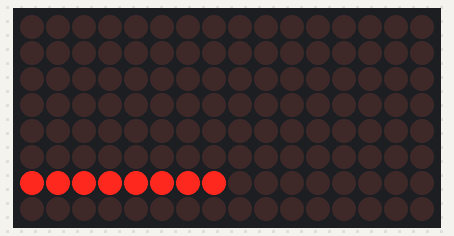
Recording of a sketch running on a simulated Arduino Uno, built with avr-gcc and run on an emulated ATmega328P. Shown: 16×8 LED matrix.

Above: at 4.03 s.
At 13.68 s:
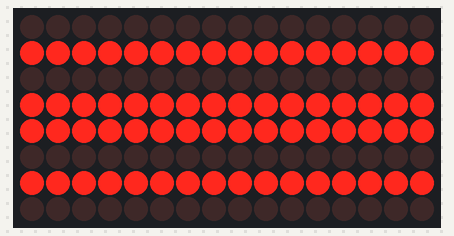
At 20.14 s:
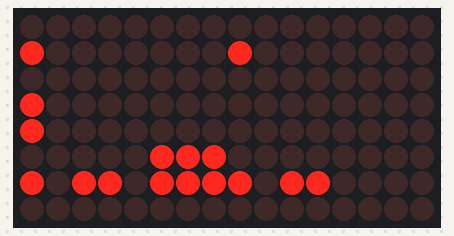
At 26.56 s:
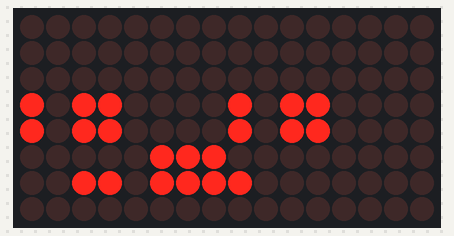
At 32.98 s:
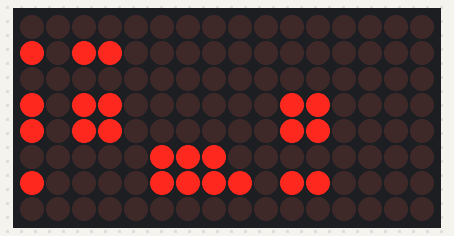
At 39.71 s:
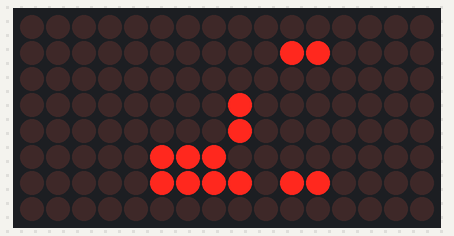

The sketch:

8x8_Test.ino
```cpp
//8x8 Testing Code

//Libraries for the 8x8 Displays
#include <LedControl.h>

//Pins for 8x8 Based off pin mapping
#define CLK_PIN 13
#define DATA_PIN 11
#define MAX_DEVICES 2
#define CS_PIN 9

LedControl myDisplay(DATA_PIN, CLK_PIN, CS_PIN, MAX_DEVICES);

int on = 0xff;
int off = 0x00;
int zero[] = {0x7c, 0xfe, 0xe3, 0xb3, 0x9a, 0xfe, 0x7c, 0x0};
int one[] = {0x80, 0x84, 0xff, 0xff, 0x80, 0x80, 0x0, 0x1};
int two[] = {0xc4, 0xe6, 0xb3, 0x93, 0xde, 0xcc, 0x1, 0x0};
int three[] = {0x44, 0xc6, 0x93, 0x93, 0xfe, 0x6c, 0x1, 0x1};
int four[] = {0x30, 0x38, 0x2d, 0xa7, 0xfe, 0xff, 0xa0, 0x0};
int five[] = {0x4e, 0xce, 0x8b, 0x8b, 0xfa, 0x73, 0x0, 0x1};
int six[] = {0x78, 0xfc, 0x97, 0x93, 0xf2, 0x61, 0x1, 0x0};
int seven[] = {0x6, 0x6, 0xe3, 0xf3, 0x1e, 0xf, 0x1, 0x1};
int eight[] = {0x6c, 0xfe, 0x93, 0x93, 0xff, 0x6c, 0x0, 0x0};
int nine[] = {0xc, 0x9e, 0x93, 0xd3, 0x7f, 0x3c, 0x0, 0x1};

int binaryImage[] = {0, 0, 0, 0, 0, 0};


void setup() {
  // put your setup code here, to run once:
  //Starting up 8x8
  myDisplay.shutdown(0, false);
  myDisplay.shutdown(1, false);
  myDisplay.setIntensity(0, 6);
  myDisplay.setIntensity(1, 6);
  myDisplay.clearDisplay(0);
  myDisplay.clearDisplay(1);
}

int getNumber(int num, int row) {
  switch (num) {
    case 0: return zero[row];
    case 1: return one[row];
    case 2: return two[row];
    case 3: return three[row];
    case 4: return four[row];
    case 5: return five[row];
    case 6: return six[row];
    case 7: return seven[row];
    case 8: return eight[row];
    case 9: return nine[row];
    default: return zero[0];
  }
}

void checkScreen(int indexMax){
  for(int i = 0; i < 8; i++){
    for(int j = 0; j < 8;j++){
      for(int k = 0; k <= indexMax; k++)
        myDisplay.setLed(k,i,j,true);
      delay(40);
      for(int k = 0; k <= indexMax; k++)
        myDisplay.clearDisplay(k);

    }
  }
}

void testDecimal(int indexMax) {
  for(int k = 0; k <= indexMax; k++)
    for(int i = 0; i < 10; i++){
      myDisplay.clearDisplay(k);
      int right = i % 10;
      for (int j = 7; j > 0; j--)
        myDisplay.setRow(k, j, getNumber(right, j));
      delay(50);
    }
}

int setBinaryFmt(int number) {
  for (int i = 0; i < 6; i++) {
    binaryImage[i] = ((number >> i) & 1);
  }
}

void testBinaryMode() {
  for(int i = 0; i < 64; i++){
    setBinaryFmt(i);
    //right side first
    myDisplay.setRow(0, 0, off);
    myDisplay.setRow(0, 1, binaryImage[2] > 0 ? on : off);
    myDisplay.setRow(0, 2, off);
    myDisplay.setRow(0, 3, binaryImage[1] > 0 ? on : off);
    myDisplay.setRow(0, 4, binaryImage[1] > 0 ? on : off);
    myDisplay.setRow(0, 5, off);
    myDisplay.setRow(0, 6, binaryImage[0] > 0 ? on : off);
    myDisplay.setRow(0, 7, off);
    delay(75);

    //left side now
    myDisplay.setRow(1, 0, off);
    myDisplay.setRow(1, 1, binaryImage[5] > 0 ? on : off);
    myDisplay.setRow(1, 2, off);
    myDisplay.setRow(1, 3, binaryImage[4] > 0 ? on : off);
    myDisplay.setRow(1, 4, binaryImage[4] > 0 ? on : off);
    myDisplay.setRow(1, 5, off);
    myDisplay.setRow(1, 6, binaryImage[3] > 0 ? on : off);
    myDisplay.setRow(1, 7, off);

    delay(75);
  }
}

//Function to show hour on the 8x8 Display
void showHour(int number) {
  int binToImgH[] = {0x00, 0x6, 0x60, 0x66};
  //The different states of the hour portion of the clock 00 01 10 11 in Hex (keep in mind this is for a column of a 8x8 diplsay
  //Formatted 0XX00XX0 on the 8x8
  float index = 0;
  for (int i = 0; i < 2; i++) //This for loop gets the lower half of a four bit number (Hour)
    index += ((number >> i) & 1) * pow(2, i);
  for (int i = 7; i > 4; i--) //This for loop shows it on the right 8x8
    myDisplay.setColumn(0, i, binToImgH[index <= 3.0 ? (int)index : (int)index + 1]);

  index = 0;
  for (int i = 0; i < 2; i++)//This for loop gets the upper half of a four bit number (Hour) and shows it on the left side of the screen
    index += ((number >> i + 2) & 1) * pow(2, i);
  for (int i = 7; i > 4; i-- )//This for loop shows it on the left 8x8
    myDisplay.setColumn(1, i, binToImgH[index <= 3.0 ? (int)index : (int)index + 1]);
}

//Function to show minutes on the 8x8 Display
void showMinute(int number) {
  int binToImg[] = {0x00, 0x2, 0x18, 0x1A, 0x40, 0x42, 0x58, 0x5A};
  //Different states 000  001  010  011    100   101   110   111
  //Formatted 0X0XX0X0 on 8x8
  float index = 0;
  for (int i = 0; i < 3; i++) //This for loop gets the lower half of a six bit number (Minute)
    index += ((number >> i) & 1) * pow(2, i);
  for (int i = 3; i > 1; i--) //This for loop shows the number on the right 8x8
    myDisplay.setColumn(0, i, binToImg[index <= 3.0 ? (int)index: (int)index + 1]);

  index = 0;

  for (int i = 0; i < 3; i++)//This for loop gets the upper half of a six bit number (Minute)
    index += ((number >> i + 3) & 1) * pow(2, i);

  for (int i = 3; i > 1; i--)//This for loop shows the number on the left 8x8
    myDisplay.setColumn(1, i, binToImg[index <= 3.0 ? (int)index: (int)index + 1]);
}

//Function to show seconds on 8x8 Display
void showSecond(int number) {
  int binToImg[] = {0x00, 0x2, 0x18, 0x1A, 0x40, 0x42, 0x58, 0x5A};
  char *testArr[] = {"000", "001", "010", "011", "100", "101", "110", "111"};
  //Different states 000  001  010  011    100   101   110   111
  //Formatted 0X0XX0X0 on 8x8
  float index = 0;
  for (int i = 0; i < 3; i++) //This for loop gets the lower half of a six bit number (Seconds)
      index += (number >> i & 1) * pow(2, i);
  //Displaying the seconds (Only gets one Col/Row depending on how you loop at it)
  myDisplay.setColumn(0, 0, binToImg[index <= 3.0 ? (int)index: (int)index + 1]);

  float index2 = 0;
  for (int i = 0; i < 3; i++) //This for loop gets the upper half of the six bit number (Seconds)
    index2 += (number >> i + 3 & 1) * pow(2, i);
  myDisplay.setColumn(1, 0, binToImg[index2 <= 3.0 ? (int)index2 : (int)index2 + 1]);
}

void testHMS(){
  myDisplay.clearDisplay(0);
  myDisplay.clearDisplay(1);
  for(int loopVar = 0; loopVar < 2; loopVar++){
    for(int h = 1; h < 13; h++){
      showHour(h);
      for(int m = 0; m < 60; m++){
        showMinute(m);
        for(int s = 0; s < 60; s++){
          showSecond(s);
          delay(5);
        }

        delay(10);
      }
      delay(15);
    }
  }

}

void loop() {
  // put your main code here, to run repeatedly:
  checkScreen(1);
  testDecimal(1);
  testBinaryMode();
  testHMS();
}
```
